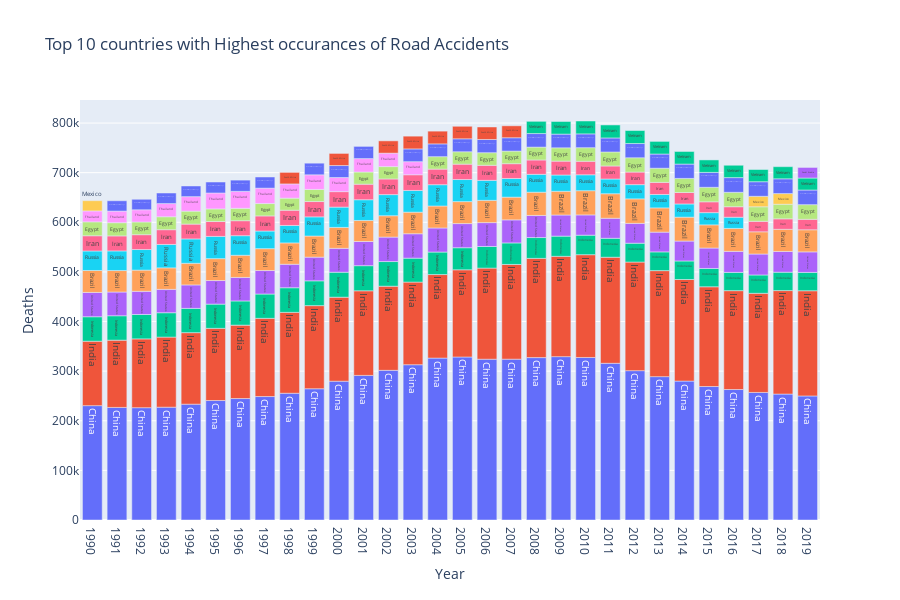

Notebook cell for this chart:
### Code cell
fig = px.bar(top15_country_by_year, y= 'Deaths', 
            x = 'Year',color ='Entity', orientation = 'v',title = 'Top 10 countries with Highest occurances of Road Accidents',
            hover_name = 'Year',height = 600,text="Entity")
fig.layout.update(showlegend=False)
fig.update_layout(
    xaxis = dict(
        tickmode = 'linear'
    )
)
fig.show()

### Figure 1 — Plotly figure (JSON) as saved in the notebook; plotly's stock layout.template omitted (floating-point values rounded to 4 significant figures)
{"data": [{"alignmentgroup": "True", "hovertemplate": "<b>%{hovertext}</b><br><br>Entity=%{text}<br>Year=%{x}<br>Deaths=%{y}<extra></extra>", "hovertext": [1990, 1991, 1992, 1993, 1994, 1995, 1996, 1997, 1998, 1999, 2000, 2001, 2002, 2003, 2004, 2005, 2006, 2007, 2008, 2009, 2010, 2011, 2012, 2013, 2014, 2015, 2016, 2017, 2018, 2019], "legendgroup": "China", "marker": {"color": "#636efa", "pattern": {"shape": ""}}, "name": "China", "offsetgroup": "China", "orientation": "v", "showlegend": true, "text": ["China", "China", "China", "China", "China", "China", "China", "China", "China", "China", "China", "China", "China", "China", "China", "China", "China", "China", "China", "China", "China", "China", "China", "China", "China", "China", "China", "China", "China", "China"], "textposition": "auto", "type": "bar", "x": [1990, 1991, 1992, 1993, 1994, 1995, 1996, 1997, 1998, 1999, 2000, 2001, 2002, 2003, 2004, 2005, 2006, 2007, 2008, 2009, 2010, 2011, 2012, 2013, 2014, 2015, 2016, 2017, 2018, 2019], "xaxis": "x", "y": [230499, 226876, 226374, 227370, 233459, 240786, 244790, 248805, 255467, 264540, 279743, 291419, 301638, 312967, 326303, 328533, 324080, 324159, 327299, 329237, 327545, 315824, 300970, 288937, 279949, 268987, 262951, 257068, 253799, 250025], "yaxis": "y"}, {"alignmentgroup": "True", "hovertemplate": "<b>%{hovertext}</b><br><br>Entity=%{text}<br>Year=%{x}<br>Deaths=%{y}<extra></extra>", "hovertext": [1990, 1991, 1992, 1993, 1994, 1995, 1996, 1997, 1998, 1999, 2000, 2001, 2002, 2003, 2004, 2005, 2006, 2007, 2008, 2009, 2010, 2011, 2012, 2013, 2014, 2015, 2016, 2017, 2018, 2019], "legendgroup": "India", "marker": {"color": "#EF553B", "pattern": {"shape": ""}}, "name": "India", "offsetgroup": "India", "orientation": "v", "showlegend": true, "text": ["India", "India", "India", "India", "India", "India", "India", "India", "India", "India", "India", "India", "India", "India", "India", "India", "India", "India", "India", "India", "India", "India", "India", "India", "India", "India", "India", "India", "India", "India"], "textposition": "auto", "type": "bar", "x": [1990, 1991, 1992, 1993, 1994, 1995, 1996, 1997, 1998, 1999, 2000, 2001, 2002, 2003, 2004, 2005, 2006, 2007, 2008, 2009, 2010, 2011, 2012, 2013, 2014, 2015, 2016, 2017, 2018, 2019], "xaxis": "x", "y": [129821, 135557, 138623, 141224, 144071, 145480, 147942, 157629, 163005, 167469, 169328, 170530, 169552, 166483, 168375, 175739, 183540, 190881, 199985, 202133, 207140, 213755, 218869, 213635, 204750, 201060, 199234, 199807, 208562, 211975], "yaxis": "y"}, {"alignmentgroup": "True", "hovertemplate": "<b>%{hovertext}</b><br><br>Entity=%{text}<br>Year=%{x}<br>Deaths=%{y}<extra></extra>", "hovertext": [1990, 1991, 1992, 1993, 1994, 1995, 1996, 1997, 1998, 1999, 2000, 2001, 2002, 2003, 2004, 2005, 2006, 2007, 2008, 2009, 2010, 2011, 2012, 2013, 2014, 2015, 2016, 2017, 2018, 2019], "legendgroup": "Indonesia", "marker": {"color": "#00cc96", "pattern": {"shape": ""}}, "name": "Indonesia", "offsetgroup": "Indonesia", "orientation": "v", "showlegend": true, "text": ["Indonesia", "Indonesia", "Indonesia", "Indonesia", "Indonesia", "Indonesia", "Indonesia", "Indonesia", "Indonesia", "Indonesia", "Indonesia", "Indonesia", "Indonesia", "Indonesia", "Indonesia", "Indonesia", "Indonesia", "Indonesia", "Indonesia", "Indonesia", "Indonesia", "Indonesia", "Indonesia", "Indonesia", "Indonesia", "Indonesia", "Indonesia", "Indonesia", "Indonesia", "Indonesia"], "textposition": "auto", "type": "bar", "x": [1990, 1991, 1992, 1993, 1994, 1995, 1996, 1997, 1998, 1999, 2000, 2001, 2002, 2003, 2004, 2005, 2006, 2007, 2008, 2009, 2010, 2011, 2012, 2013, 2014, 2015, 2016, 2017, 2018, 2019], "xaxis": "x", "y": [49320, 49190, 49185, 49140, 48965, 48801, 48722, 48986, 49611, 50003, 50289, 50597, 49671, 48224, 45345, 44476, 43609, 43361, 41950, 40737, 39308, 38161, 38001, 37777, 37338, 36868, 36866, 36958, 37046, 37004], "yaxis": "y"}, {"alignmentgroup": "True", "hovertemplate": "<b>%{hovertext}</b><br><br>Entity=%{text}<br>Year=%{x}<br>Deaths=%{y}<extra></extra>", "hovertext": [1990, 1991, 1992, 1993, 1994, 1995, 1996, 1997, 1998, 1999, 2000, 2001, 2002, 2003, 2004, 2005, 2006, 2007, 2008, 2009, 2010, 2011, 2012, 2013, 2014, 2015, 2016, 2017, 2018, 2019], "legendgroup": "United States", "marker": {"color": "#ab63fa", "pattern": {"shape": ""}}, "name": "United States", "offsetgroup": "United States", "orientation": "v", "showlegend": true, "text": ["United States", "United States", "United States", "United States", "United States", "United States", "United States", "United States", "United States", "United States", "United States", "United States", "United States", "United States", "United States", "United States", "United States", "United States", "United States", "United States", "United States", "United States", "United States", "United States", "United States", "United States", "United States", "United States", "United States", "United States"], "textposition": "auto", "type": "bar", "x": [1990, 1991, 1992, 1993, 1994, 1995, 1996, 1997, 1998, 1999, 2000, 2001, 2002, 2003, 2004, 2005, 2006, 2007, 2008, 2009, 2010, 2011, 2012, 2013, 2014, 2015, 2016, 2017, 2018, 2019], "xaxis": "x", "y": [48970, 47833, 46690, 47119, 47262, 47551, 47416, 47374, 47341, 47717, 48207, 48737, 49318, 49243, 48526, 48654, 48092, 46498, 44535, 42561, 40874, 40383, 39985, 39785, 40155, 41198, 42360, 42206, 41792, 41362], "yaxis": "y"}, {"alignmentgroup": "True", "hovertemplate": "<b>%{hovertext}</b><br><br>Entity=%{text}<br>Year=%{x}<br>Deaths=%{y}<extra></extra>", "hovertext": [1990, 1991, 1992, 1993, 1994, 1995, 1996, 1997, 1998, 1999, 2000, 2001, 2002, 2003, 2004, 2005, 2006, 2007, 2008, 2009, 2010, 2011, 2012, 2013, 2014, 2015, 2016, 2017, 2018, 2019], "legendgroup": "Brazil", "marker": {"color": "#FFA15A", "pattern": {"shape": ""}}, "name": "Brazil", "offsetgroup": "Brazil", "orientation": "v", "showlegend": true, "text": ["Brazil", "Brazil", "Brazil", "Brazil", "Brazil", "Brazil", "Brazil", "Brazil", "Brazil", "Brazil", "Brazil", "Brazil", "Brazil", "Brazil", "Brazil", "Brazil", "Brazil", "Brazil", "Brazil", "Brazil", "Brazil", "Brazil", "Brazil", "Brazil", "Brazil", "Brazil", "Brazil", "Brazil", "Brazil", "Brazil"], "textposition": "auto", "type": "bar", "x": [1990, 1991, 1992, 1993, 1994, 1995, 1996, 1997, 1998, 1999, 2000, 2001, 2002, 2003, 2004, 2005, 2006, 2007, 2008, 2009, 2010, 2011, 2012, 2013, 2014, 2015, 2016, 2017, 2018, 2019], "xaxis": "x", "y": [44236, 43302, 42739, 43280, 43614, 44116, 44659, 44074, 43023, 42575, 42084, 42371, 43059, 43468, 44289, 44263, 44884, 45805, 46857, 47828, 48796, 49449, 49398, 48900, 48168, 46729, 46213, 44794, 44690, 44529], "yaxis": "y"}, {"alignmentgroup": "True", "hovertemplate": "<b>%{hovertext}</b><br><br>Entity=%{text}<br>Year=%{x}<br>Deaths=%{y}<extra></extra>", "hovertext": [1990, 1991, 1992, 1993, 1994, 1995, 1996, 1997, 1998, 1999, 2000, 2001, 2002, 2003, 2004, 2005, 2006, 2007, 2008, 2009, 2010, 2011, 2012, 2013, 2014, 2015, 2016], "legendgroup": "Russia", "marker": {"color": "#19d3f3", "pattern": {"shape": ""}}, "name": "Russia", "offsetgroup": "Russia", "orientation": "v", "showlegend": true, "text": ["Russia", "Russia", "Russia", "Russia", "Russia", "Russia", "Russia", "Russia", "Russia", "Russia", "Russia", "Russia", "Russia", "Russia", "Russia", "Russia", "Russia", "Russia", "Russia", "Russia", "Russia", "Russia", "Russia", "Russia", "Russia", "Russia", "Russia"], "textposition": "auto", "type": "bar", "x": [1990, 1991, 1992, 1993, 1994, 1995, 1996, 1997, 1998, 1999, 2000, 2001, 2002, 2003, 2004, 2005, 2006, 2007, 2008, 2009, 2010, 2011, 2012, 2013, 2014, 2015, 2016], "xaxis": "x", "y": [39298, 39515, 41484, 47191, 49102, 44806, 39482, 35532, 35166, 38627, 40948, 41819, 42555, 43760, 42937, 44532, 40317, 37565, 36004, 32789, 32083, 29669, 28647, 27036, 26600, 24602, 22565], "yaxis": "y"}, {"alignmentgroup": "True", "hovertemplate": "<b>%{hovertext}</b><br><br>Entity=%{text}<br>Year=%{x}<br>Deaths=%{y}<extra></extra>", "hovertext": [1990, 1991, 1992, 1993, 1994, 1995, 1996, 1997, 1998, 1999, 2000, 2001, 2002, 2003, 2004, 2005, 2006, 2007, 2008, 2009, 2010, 2011, 2012, 2013, 2014, 2015, 2016, 2017, 2018, 2019], "legendgroup": "Iran", "marker": {"color": "#FF6692", "pattern": {"shape": ""}}, "name": "Iran", "offsetgroup": "Iran", "orientation": "v", "showlegend": true, "text": ["Iran", "Iran", "Iran", "Iran", "Iran", "Iran", "Iran", "Iran", "Iran", "Iran", "Iran", "Iran", "Iran", "Iran", "Iran", "Iran", "Iran", "Iran", "Iran", "Iran", "Iran", "Iran", "Iran", "Iran", "Iran", "Iran", "Iran", "Iran", "Iran", "Iran"], "textposition": "auto", "type": "bar", "x": [1990, 1991, 1992, 1993, 1994, 1995, 1996, 1997, 1998, 1999, 2000, 2001, 2002, 2003, 2004, 2005, 2006, 2007, 2008, 2009, 2010, 2011, 2012, 2013, 2014, 2015, 2016, 2017, 2018, 2019], "xaxis": "x", "y": [30693, 30285, 29918, 29760, 29863, 29994, 30165, 30439, 30686, 30889, 31188, 31300, 31518, 31635, 31411, 30973, 30327, 29819, 28965, 27972, 27212, 26257, 25356, 24364, 23049, 21850, 21158, 21108, 21084, 21122], "yaxis": "y"}, {"alignmentgroup": "True", "hovertemplate": "<b>%{hovertext}</b><br><br>Entity=%{text}<br>Year=%{x}<br>Deaths=%{y}<extra></extra>", "hovertext": [1990, 1991, 1992, 1993, 1994, 1995, 1996, 1997, 1998, 1999, 2001, 2002, 2004, 2005, 2006, 2007, 2008, 2009, 2010, 2011, 2012, 2013, 2014, 2015, 2016, 2017, 2018, 2019], "legendgroup": "Egypt", "marker": {"color": "#B6E880", "pattern": {"shape": ""}}, "name": "Egypt", "offsetgroup": "Egypt", "orientation": "v", "showlegend": true, "text": ["Egypt", "Egypt", "Egypt", "Egypt", "Egypt", "Egypt", "Egypt", "Egypt", "Egypt", "Egypt", "Egypt", "Egypt", "Egypt", "Egypt", "Egypt", "Egypt", "Egypt", "Egypt", "Egypt", "Egypt", "Egypt", "Egypt", "Egypt", "Egypt", "Egypt", "Egypt", "Egypt", "Egypt"], "textposition": "auto", "type": "bar", "x": [1990, 1991, 1992, 1993, 1994, 1995, 1996, 1997, 1998, 1999, 2001, 2002, 2004, 2005, 2006, 2007, 2008, 2009, 2010, 2011, 2012, 2013, 2014, 2015, 2016, 2017, 2018, 2019], "xaxis": "x", "y": [28020, 26592, 25605, 26057, 26142, 25403, 24962, 24931, 24343, 24356, 24541, 24899, 25066, 24965, 25392, 25408, 25929, 26837, 27409, 28205, 28813, 28515, 28405, 29193, 29058, 29308, 29391, 29490], "yaxis": "y"}, {"alignmentgroup": "True", "hovertemplate": "<b>%{hovertext}</b><br><br>Entity=%{text}<br>Year=%{x}<br>Deaths=%{y}<extra></extra>", "hovertext": [1990, 1991, 1992, 1993, 1994, 1995, 1996, 1997, 1998, 1999, 2000, 2001, 2002, 2003], "legendgroup": "Thailand", "marker": {"color": "#FF97FF", "pattern": {"shape": ""}}, "name": "Thailand", "offsetgroup": "Thailand", "orientation": "v", "showlegend": true, "text": ["Thailand", "Thailand", "Thailand", "Thailand", "Thailand", "Thailand", "Thailand", "Thailand", "Thailand", "Thailand", "Thailand", "Thailand", "Thailand", "Thailand"], "textposition": "auto", "type": "bar", "x": [1990, 1991, 1992, 1993, 1994, 1995, 1996, 1997, 1998, 1999, 2000, 2001, 2002, 2003], "xaxis": "x", "y": [22029, 23369, 24581, 26577, 29217, 32126, 34153, 31027, 28653, 29536, 28444, 27049, 27091, 26355], "yaxis": "y"}, {"alignmentgroup": "True", "hovertemplate": "<b>%{hovertext}</b><br><br>Entity=%{text}<br>Year=%{x}<br>Deaths=%{y}<extra></extra>", "hovertext": [1990, 2017, 2018], "legendgroup": "Mexico", "marker": {"color": "#FECB52", "pattern": {"shape": ""}}, "name": "Mexico", "offsetgroup": "Mexico", "orientation": "v", "showlegend": true, "text": ["Mexico", "Mexico", "Mexico"], "textposition": "auto", "type": "bar", "x": [1990, 2017, 2018], "xaxis": "x", "y": [20634, 21149, 21503], "yaxis": "y"}, {"alignmentgroup": "True", "hovertemplate": "<b>%{hovertext}</b><br><br>Entity=%{text}<br>Year=%{x}<br>Deaths=%{y}<extra></extra>", "hovertext": [1991, 1992, 1993, 1994, 1995, 1996, 1997, 1999, 2000, 2001, 2003, 2004, 2005, 2006, 2007, 2008, 2009, 2010, 2011, 2012, 2013, 2014, 2015, 2016, 2017, 2018, 2019], "legendgroup": "Democratic Republic of Congo", "marker": {"color": "#636efa", "pattern": {"shape": ""}}, "name": "Democratic Republic of Congo", "offsetgroup": "Democratic Republic of Congo", "orientation": "v", "showlegend": true, "text": ["Democratic Republic of Congo", "Democratic Republic of Congo", "Democratic Republic of Congo", "Democratic Republic of Congo", "Democratic Republic of Congo", "Democratic Republic of Congo", "Democratic Republic of Congo", "Democratic Republic of Congo", "Democratic Republic of Congo", "Democratic Republic of Congo", "Democratic Republic of Congo", "Democratic Republic of Congo", "Democratic Republic of Congo", "Democratic Republic of Congo", "Democratic Republic of Congo", "Democratic Republic of Congo", "Democratic Republic of Congo", "Democratic Republic of Congo", "Democratic Republic of Congo", "Democratic Republic of Congo", "Democratic Republic of Congo", "Democratic Republic of Congo", "Democratic Republic of Congo", "Democratic Republic of Congo", "Democratic Republic of Congo", "Democratic Republic of Congo", "Democratic Republic of Congo"], "textposition": "auto", "type": "bar", "x": [1991, 1992, 1993, 1994, 1995, 1996, 1997, 1999, 2000, 2001, 2003, 2004, 2005, 2006, 2007, 2008, 2009, 2010, 2011, 2012, 2013, 2014, 2015, 2016, 2017, 2018, 2019], "xaxis": "x", "y": [20831, 21172, 21308, 21477, 22088, 22715, 22496, 23416, 24142, 24588, 25737, 25738, 26107, 26620, 26875, 27297, 27613, 27813, 28274, 28686, 28623, 28907, 30061, 29640, 29343, 29778, 29543], "yaxis": "y"}, {"alignmentgroup": "True", "hovertemplate": "<b>%{hovertext}</b><br><br>Entity=%{text}<br>Year=%{x}<br>Deaths=%{y}<extra></extra>", "hovertext": [1998, 2000, 2002, 2003, 2004, 2005, 2006, 2007], "legendgroup": "South Africa", "marker": {"color": "#EF553B", "pattern": {"shape": ""}}, "name": "South Africa", "offsetgroup": "South Africa", "orientation": "v", "showlegend": true, "text": ["South Africa", "South Africa", "South Africa", "South Africa", "South Africa", "South Africa", "South Africa", "South Africa"], "textposition": "auto", "type": "bar", "x": [1998, 2000, 2002, 2003, 2004, 2005, 2006, 2007], "xaxis": "x", "y": [23292, 24428, 24799, 25733, 25712, 25240, 25217, 24069], "yaxis": "y"}, {"alignmentgroup": "True", "hovertemplate": "<b>%{hovertext}</b><br><br>Entity=%{text}<br>Year=%{x}<br>Deaths=%{y}<extra></extra>", "hovertext": [2008, 2009, 2010, 2011, 2012, 2013, 2014, 2015, 2016, 2017, 2018, 2019], "legendgroup": "Vietnam", "marker": {"color": "#00cc96", "pattern": {"shape": ""}}, "name": "Vietnam", "offsetgroup": "Vietnam", "orientation": "v", "showlegend": true, "text": ["Vietnam", "Vietnam", "Vietnam", "Vietnam", "Vietnam", "Vietnam", "Vietnam", "Vietnam", "Vietnam", "Vietnam", "Vietnam", "Vietnam"], "textposition": "auto", "type": "bar", "x": [2008, 2009, 2010, 2011, 2012, 2013, 2014, 2015, 2016, 2017, 2018, 2019], "xaxis": "x", "y": [24657, 25436, 25950, 26173, 26227, 25443, 25386, 25154, 24911, 24648, 24401, 24153], "yaxis": "y"}, {"alignmentgroup": "True", "hovertemplate": "<b>%{hovertext}</b><br><br>Entity=%{text}<br>Year=%{x}<br>Deaths=%{y}<extra></extra>", "hovertext": [2019], "legendgroup": "Saudi Arabia", "marker": {"color": "#ab63fa", "pattern": {"shape": ""}}, "name": "Saudi Arabia", "offsetgroup": "Saudi Arabia", "orientation": "v", "showlegend": true, "text": ["Saudi Arabia"], "textposition": "auto", "type": "bar", "x": [2019], "xaxis": "x", "y": [21316], "yaxis": "y"}], "layout": {"barmode": "relative", "height": 600, "legend": {"title": {"text": "Entity"}, "tracegroupgap": 0}, "showlegend": false, "title": {"text": "Top 10 countries with Highest occurances of Road Accidents"}, "xaxis": {"anchor": "y", "domain": [0, 1], "tickmode": "linear", "title": {"text": "Year"}}, "yaxis": {"anchor": "x", "domain": [0, 1], "title": {"text": "Deaths"}}}}
